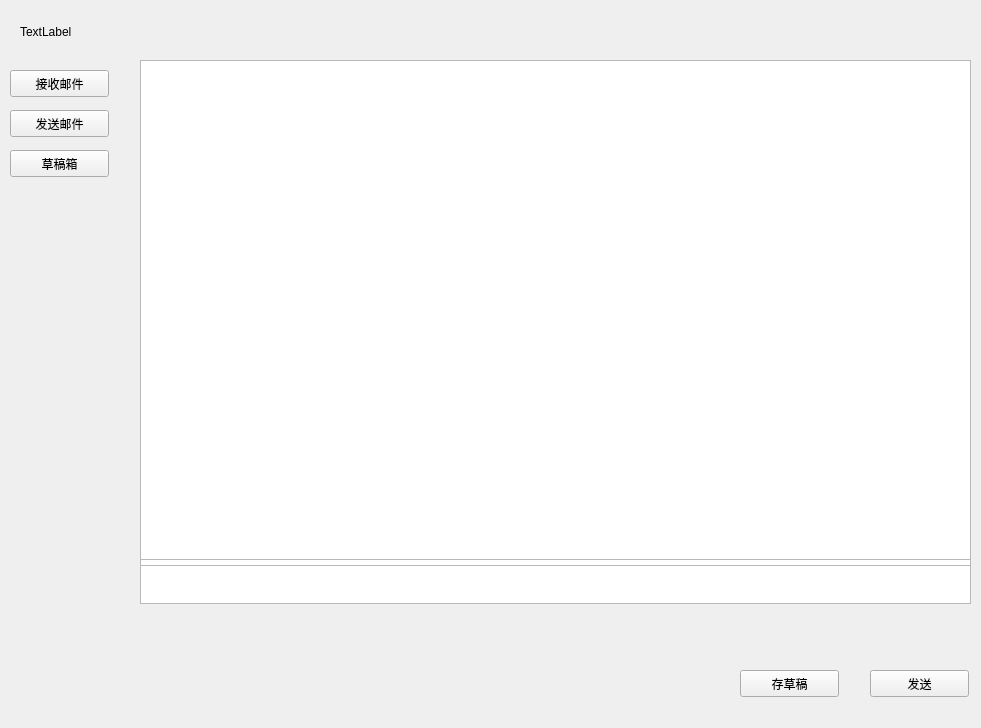
<?xml version="1.0" encoding="UTF-8"?>
<ui version="4.0">
 <class>Email</class>
 <widget class="QWidget" name="Email">
  <property name="geometry">
   <rect>
    <x>0</x>
    <y>0</y>
    <width>981</width>
    <height>728</height>
   </rect>
  </property>
  <property name="windowTitle">
   <string>Form</string>
  </property>
  <widget class="QLabel" name="welcome">
   <property name="geometry">
    <rect>
     <x>20</x>
     <y>16</y>
     <width>651</width>
     <height>31</height>
    </rect>
   </property>
   <property name="text">
    <string>TextLabel</string>
   </property>
  </widget>
  <widget class="QPushButton" name="inboxBT">
   <property name="geometry">
    <rect>
     <x>10</x>
     <y>70</y>
     <width>99</width>
     <height>27</height>
    </rect>
   </property>
   <property name="text">
    <string>接收邮件</string>
   </property>
  </widget>
  <widget class="QPushButton" name="outboxBT">
   <property name="geometry">
    <rect>
     <x>10</x>
     <y>110</y>
     <width>99</width>
     <height>27</height>
    </rect>
   </property>
   <property name="text">
    <string>发送邮件</string>
   </property>
  </widget>
  <widget class="QLabel" name="senderL">
   <property name="geometry">
    <rect>
     <x>140</x>
     <y>60</y>
     <width>67</width>
     <height>41</height>
    </rect>
   </property>
   <property name="text">
    <string>发件人：</string>
   </property>
  </widget>
  <widget class="QLineEdit" name="senderLE">
   <property name="geometry">
    <rect>
     <x>210</x>
     <y>70</y>
     <width>761</width>
     <height>27</height>
    </rect>
   </property>
  </widget>
  <widget class="QLineEdit" name="receiverLE">
   <property name="geometry">
    <rect>
     <x>210</x>
     <y>110</y>
     <width>761</width>
     <height>27</height>
    </rect>
   </property>
  </widget>
  <widget class="QLabel" name="recevierL">
   <property name="geometry">
    <rect>
     <x>140</x>
     <y>100</y>
     <width>67</width>
     <height>41</height>
    </rect>
   </property>
   <property name="text">
    <string>收件人：</string>
   </property>
  </widget>
  <widget class="QLabel" name="subjectL">
   <property name="geometry">
    <rect>
     <x>140</x>
     <y>150</y>
     <width>67</width>
     <height>21</height>
    </rect>
   </property>
   <property name="text">
    <string>主题：</string>
   </property>
  </widget>
  <widget class="QLineEdit" name="subjectLE">
   <property name="geometry">
    <rect>
     <x>210</x>
     <y>150</y>
     <width>761</width>
     <height>27</height>
    </rect>
   </property>
  </widget>
  <widget class="QTextEdit" name="contentTE">
   <property name="geometry">
    <rect>
     <x>140</x>
     <y>180</y>
     <width>831</width>
     <height>321</height>
    </rect>
   </property>
  </widget>
  <widget class="QPushButton" name="addBT">
   <property name="geometry">
    <rect>
     <x>220</x>
     <y>510</y>
     <width>71</width>
     <height>27</height>
    </rect>
   </property>
   <property name="text">
    <string>添加</string>
   </property>
  </widget>
  <widget class="QPushButton" name="sendBT">
   <property name="geometry">
    <rect>
     <x>870</x>
     <y>670</y>
     <width>99</width>
     <height>27</height>
    </rect>
   </property>
   <property name="text">
    <string>发送</string>
   </property>
  </widget>
  <widget class="QLabel" name="attachmentL">
   <property name="geometry">
    <rect>
     <x>140</x>
     <y>510</y>
     <width>67</width>
     <height>31</height>
    </rect>
   </property>
   <property name="text">
    <string>附件:</string>
   </property>
  </widget>
  <widget class="QPushButton" name="cleanBT">
   <property name="geometry">
    <rect>
     <x>300</x>
     <y>510</y>
     <width>71</width>
     <height>27</height>
    </rect>
   </property>
   <property name="text">
    <string>清空</string>
   </property>
  </widget>
  <widget class="QListWidget" name="fileList">
   <property name="geometry">
    <rect>
     <x>140</x>
     <y>540</y>
     <width>831</width>
     <height>64</height>
    </rect>
   </property>
   <property name="maximumSize">
    <size>
     <width>16777215</width>
     <height>64</height>
    </size>
   </property>
  </widget>
  <widget class="QListWidget" name="receiveList">
   <property name="geometry">
    <rect>
     <x>140</x>
     <y>66</y>
     <width>831</width>
     <height>500</height>
    </rect>
   </property>
   <property name="maximumSize">
    <size>
     <width>16777215</width>
     <height>500</height>
    </size>
   </property>
  </widget>
  <widget class="QPushButton" name="draftBT">
   <property name="geometry">
    <rect>
     <x>10</x>
     <y>150</y>
     <width>99</width>
     <height>27</height>
    </rect>
   </property>
   <property name="text">
    <string>草稿箱</string>
   </property>
  </widget>
  <widget class="QPushButton" name="saveBT">
   <property name="geometry">
    <rect>
     <x>740</x>
     <y>670</y>
     <width>99</width>
     <height>27</height>
    </rect>
   </property>
   <property name="text">
    <string>存草稿</string>
   </property>
  </widget>
  <widget class="QListWidget" name="draftList">
   <property name="geometry">
    <rect>
     <x>140</x>
     <y>60</y>
     <width>831</width>
     <height>500</height>
    </rect>
   </property>
   <property name="maximumSize">
    <size>
     <width>16777215</width>
     <height>500</height>
    </size>
   </property>
  </widget>
 </widget>
 <resources/>
 <connections/>
</ui>
